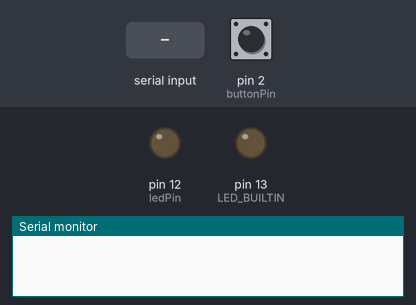
A sketch run on a simulated Arduino Uno, built with avr-gcc and run on an emulated ATmega328P. Shown: output pins drawn as LEDs (lit = HIGH), the last lines printed to the serial monitor. Dashed ring = blinking. The test bench sets the inputs (shaded band); at power-on: pin 2 (buttonPin) LOW. Random numbers use the default seed unless the sketch sets one.

Above: at 1.2 s.
1.3 s: "5\n" received over Serial
At 2.1 s:
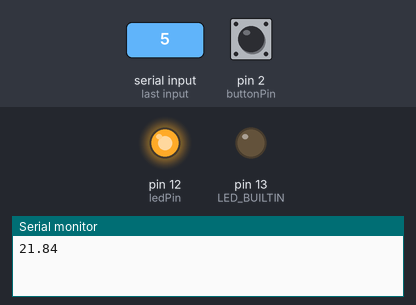
3.8 s: pin 2 (buttonPin) pulled HIGH for 0.15 s
At 4.2 s:
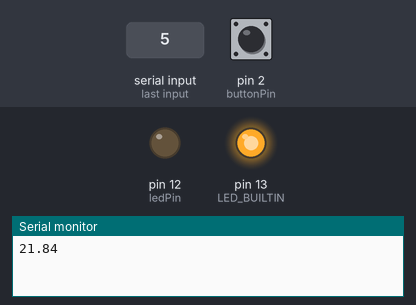
5.8 s: pin 2 (buttonPin) pulled HIGH for 3.2 s
At 10.4 s:
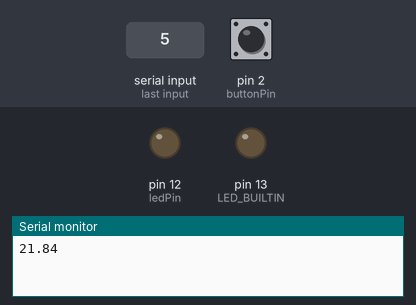
10.8 s: "6\n" received over Serial
At 11.2 s:
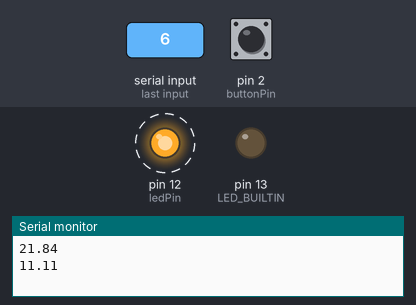
12.3 s: "3\n" received over Serial
Timing chart, 0 to 16.3 s (numbered marks = the images above; inputs shaded):
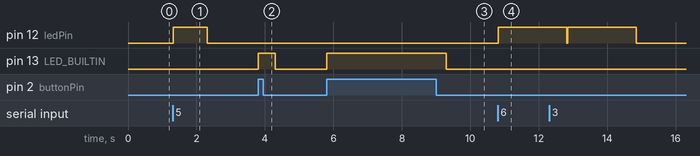

The sketch:

mmkButtonLED.ino
```cpp
//Serial Config:
//Baud Rate: 9600
//Parity: 8bit / no
//Stop bit: 1
//EOL: <CR><LR> / <013><010>
//Request Value: 5


// constants won't change. They're used here to set pin numbers:
const int buttonPin = 2;     // the number of the pushbutton pin
const int ledPin = 12;

// variables will change:
int buttonState = 0;         // variable for reading the pushbutton status
bool blinking = false;
float valor = 0;

// the setup function runs once when you press reset or power the board
void setup() {
  // initialize digital pin LED_BUILTIN as an output.
  pinMode(LED_BUILTIN, OUTPUT);

  pinMode(ledPin, OUTPUT);

  // initialize the pushbutton pin as an input:
  pinMode(buttonPin, INPUT);
  // initialize serial:
  Serial.begin(9600);
  while (!Serial) {

  }
  randomSeed(analogRead(0));
  valor = random(1000,10000);
}

/**
   Função que lê uma string da Serial
   e retorna-a
*/
String leStringSerial(float valorDisplay) {
  String conteudo = "";
  char caractere;

  // Enquanto receber algo pela serial
  while (Serial.available() > 0) {
    // Lê byte da serial
    caractere = Serial.read();
    // Ignora caractere de quebra de linha
    if (caractere != '\n') {
      // Concatena valores
      conteudo.concat(caractere);
    }
    // Aguarda buffer serial ler próximo caractere
    delay(10);
  }

  //Serial.print("Recebi: ");
  if (conteudo == "5") {
    Serial.print(valorDisplay, 2);
    Serial.println(" ");
  }
  if (conteudo == "6") {
    Serial.println(11.11, 2);
    Serial.println(" ");
  }

  return conteudo;
}

void blink( int cont ) {

  int count = 0;
  while (count < cont) {
    digitalWrite(ledPin, HIGH);
    delay(1000);
    digitalWrite(ledPin, LOW);
    count++;
  }
}

// the loop function runs over and over again forever
void loop() {

  buttonState = digitalRead(buttonPin);
  // check if the pushbutton is pressed. If it is, the buttonState is HIGH:
  if (buttonState == HIGH) {
    // turn LED on:
    digitalWrite(LED_BUILTIN, HIGH);
    //blinking = not(blinking);
    valor = random(1000,10000);
    delay(500);

  } else {
    // turn LED off:
    digitalWrite(LED_BUILTIN, LOW);
  }

  // Se receber algo pela serial
  if (Serial.available() > 0) {
    // Lê toda string recebida
    String recebido = leStringSerial(valor/100);

    if (recebido == "5") {
      //Serial.println(valor/100);
      blink(1);
    } else {
      blink(2);
    }
    if (recebido == "3") {
      valor = 0;
    }

  }
}
```

Measured:
- after the input at 1.3 s, pin 12 (ledPin): LOW → HIGH at once, → LOW 1.0 s later
- after the input at 3.8 s, pin 13 (LED_BUILTIN): LOW → HIGH at once, → LOW 0.50 s later
- after the input at 5.8 s, pin 13 (LED_BUILTIN): LOW → HIGH at once, → LOW 3.5 s later
- after the input at 10.8 s, pin 12 (ledPin): LOW → HIGH at once
